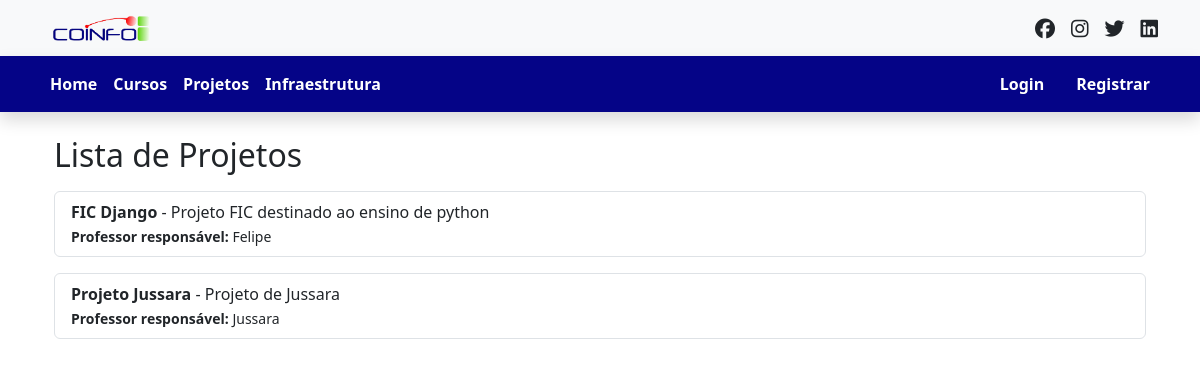
The app's page /projetos/ with its own data.
### sistema/models.py (models this page shows, shortened)
class Projeto(models.Model):
    titulo = models.CharField(max_length=150)
    link = models.URLField(blank=True, null=True)
    descricao = models.TextField()
    professor = models.ForeignKey(User, on_delete=models.CASCADE, related_name="projetos")
    imagem = models.ImageField(upload_to='projetos/', blank=True, null=True)

### sistema/views.py (the view)
# urls.py: path('projetos/', views.projetos_list, name='listar_projetos'),
def projetos_list(request):
    projetos = Projeto.objects.all()
    return render(request, 'projetos/lista.html', {'projetos': projetos})

### sistema/templates/projetos/lista.html (shortened to what this page needs)
{% extends "base.html" %}
{% block content %}
<div class="container mt-4">
    <h2>Lista de Projetos</h2>
    {% for projeto in projetos %}
    <ul class="list-group mt-3">
            <li class="list-group-item">
                <strong>{{ projeto.titulo }}</strong> - {{ projeto.descricao }}
                <br>
                <small><strong>Professor responsável:</strong> {{ projeto.professor }}</small>
            </li>
        </ul>
        {% empty %}
        <li class="list-group-item">Nenhum projeto cadastrado.</li>
        {% endfor %}
</div>
{% endblock %}

### static/css/style.css (style rules this page uses)
* { margin: 0; padding: 0; box-sizing: border-box; }

### records on screen
Projeto: titulo "FIC Django", descricao "Projeto FIC destinado ao ensino de python", professor "Felipe"
Projeto: titulo "Projeto Jussara", descricao "Projeto de Jussara", professor "Jussara"
